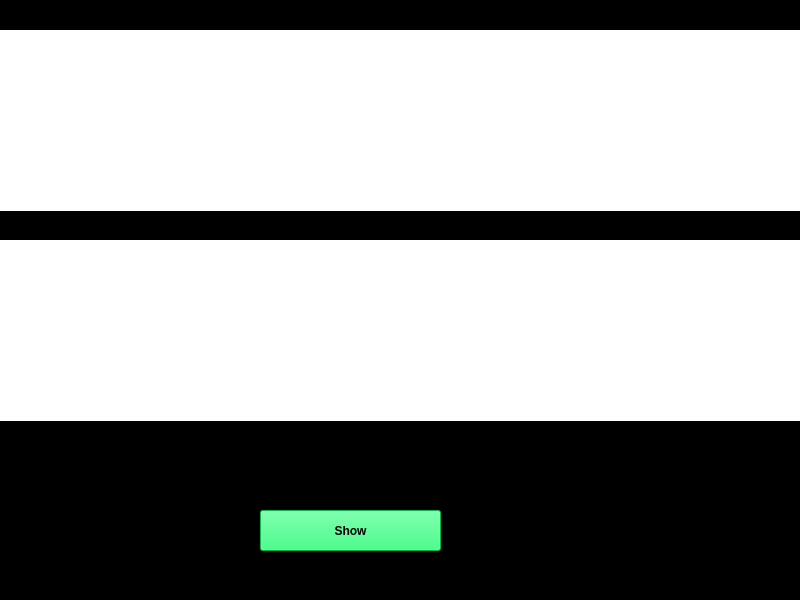
<?xml version="1.0" encoding="UTF-8"?>
<ui version="4.0">
 <class>MainWindow</class>
 <widget class="QMainWindow" name="MainWindow">
  <property name="geometry">
   <rect>
    <x>0</x>
    <y>0</y>
    <width>800</width>
    <height>600</height>
   </rect>
  </property>
  <property name="font">
   <font>
    <pointsize>11</pointsize>
   </font>
  </property>
  <property name="windowTitle">
   <string>MainWindow</string>
  </property>
  <property name="styleSheet">
   <string notr="true">background-color: rgb(0, 0, 0);</string>
  </property>
  <widget class="QWidget" name="centralwidget">
   <widget class="QTextBrowser" name="textBrowser">
    <property name="geometry">
     <rect>
      <x>0</x>
      <y>30</y>
      <width>801</width>
      <height>181</height>
     </rect>
    </property>
    <property name="font">
     <font>
      <pointsize>28</pointsize>
     </font>
    </property>
    <property name="styleSheet">
     <string notr="true">background-color: rgb(255, 255, 255);</string>
    </property>
    <property name="frameShape">
     <enum>QFrame::Box</enum>
    </property>
    <property name="frameShadow">
     <enum>QFrame::Sunken</enum>
    </property>
    <property name="lineWidth">
     <number>3</number>
    </property>
    <property name="midLineWidth">
     <number>-17</number>
    </property>
   </widget>
   <widget class="QPushButton" name="btn">
    <property name="geometry">
     <rect>
      <x>260</x>
      <y>510</y>
      <width>181</width>
      <height>41</height>
     </rect>
    </property>
    <property name="font">
     <font>
      <weight>75</weight>
      <bold>true</bold>
     </font>
    </property>
    <property name="styleSheet">
     <string notr="true">background-color: rgb(10, 255, 100);</string>
    </property>
    <property name="text">
     <string>Show</string>
    </property>
   </widget>
   <widget class="QTextBrowser" name="textBrowser_2">
    <property name="geometry">
     <rect>
      <x>0</x>
      <y>240</y>
      <width>801</width>
      <height>181</height>
     </rect>
    </property>
    <property name="font">
     <font>
      <pointsize>28</pointsize>
     </font>
    </property>
    <property name="styleSheet">
     <string notr="true">background-color: rgb(255, 255, 255);</string>
    </property>
    <property name="frameShape">
     <enum>QFrame::Box</enum>
    </property>
    <property name="lineWidth">
     <number>12</number>
    </property>
    <property name="midLineWidth">
     <number>-17</number>
    </property>
   </widget>
  </widget>
  <widget class="QStatusBar" name="statusbar"/>
 </widget>
 <resources/>
 <connections/>
</ui>
